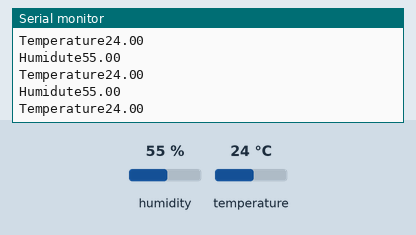
This sketch was run on a simulated Arduino Uno, built with avr-gcc and run on an emulated ATmega328P. Shown: the last lines printed to the serial monitor. The inputs (shaded band) are chosen by the test bench; at power-on: humidity 55 %, temperature 24 °C.

Above: at 2.8 s.
2.9 s: humidity set to 22 %
At 3.4 s:
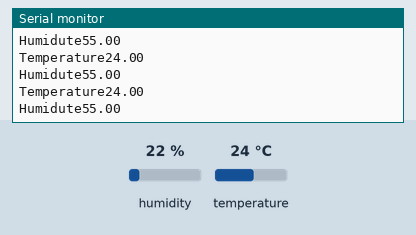
5.6 s: temperature set to 12 °C
At 6.4 s:
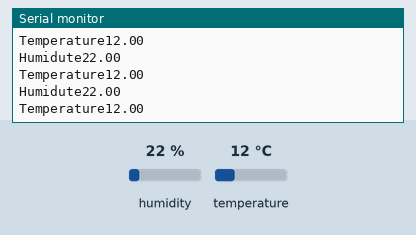
11.6 s: humidity set to 40 %
At 12.5 s:
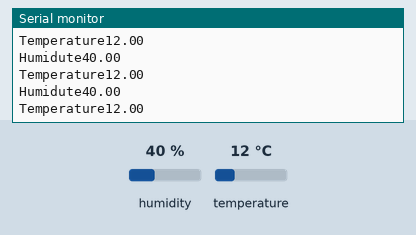
Timing chart, 0 to 14.6 s (numbered marks = the images above; inputs shaded):
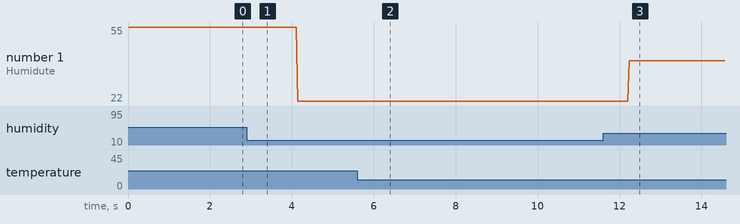

Measured:
- after the input at 5.6 s, the serial monitor: prints a new line after 0.58 s (image 2)
- after the input at 11.6 s, the serial monitor: prints a new line after 0.64 s (image 3)
- plotted number 1: 55 → 22 after the input at 2.9 s, 22 → 40 after the input at 11.6 s

The sketch:

TP9v2.ino
```cpp
#include "DHT.h"

#define DHTPIN 2
#define DHTTYPE DHT11 //(pour un capteur DHT11)

DHT dht(DHTPIN, DHTTYPE);

float h = 0;
float t = 0;

void setup(){
        Serial.begin(9600);
        dht.begin();
}

void loop(){
        h = dht.readHumidity();
        t = dht.readTemperature();
        if (isnan(t) || isnan(h)){
                Serial.println( "Lecture impossible !");
        }else{
          Serial.print("Humidute");
          Serial.println(h);
          Serial.print("Temperature");
          Serial.println(t);

        }
      }
```
